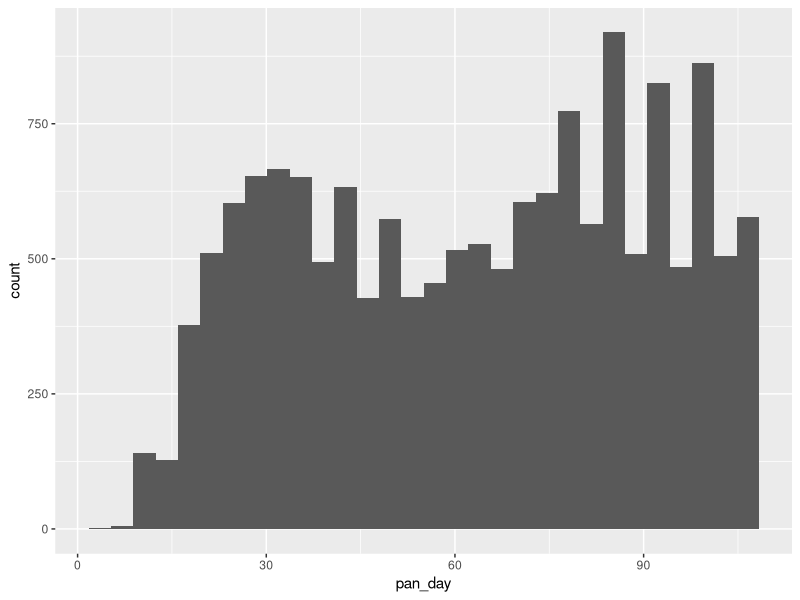
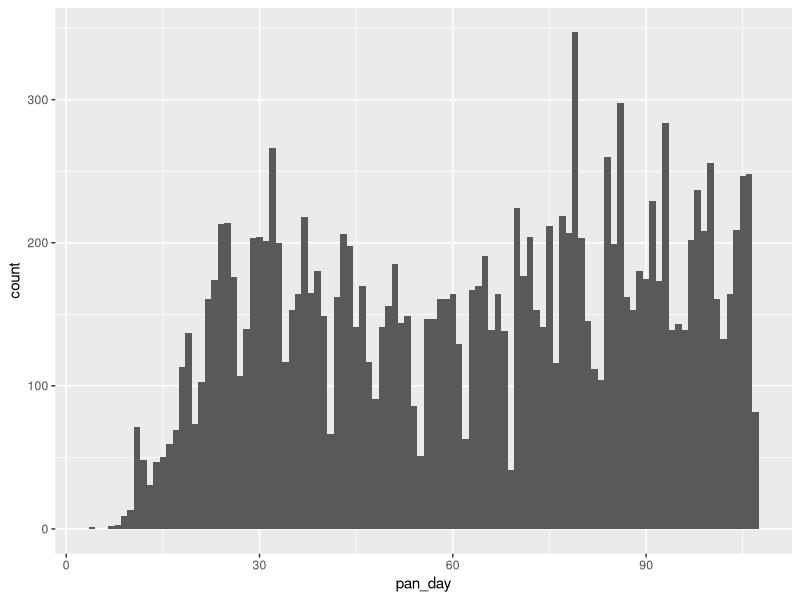
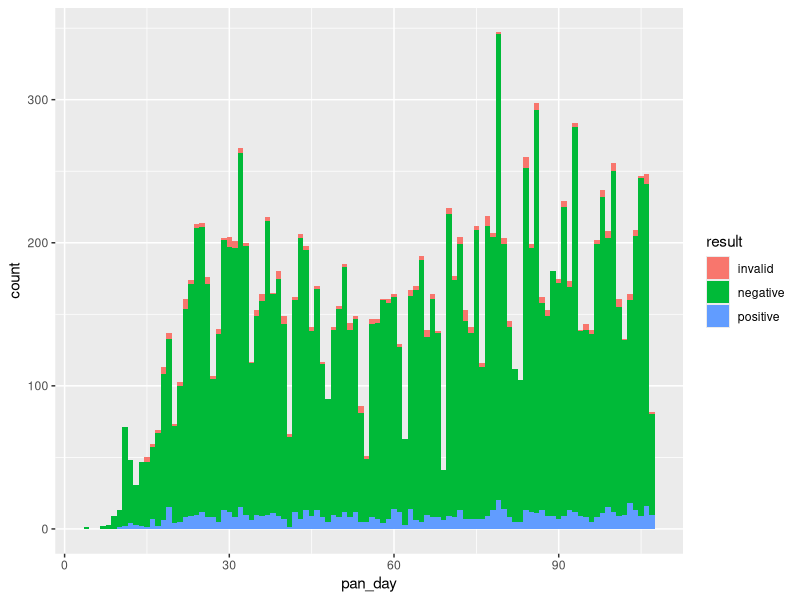
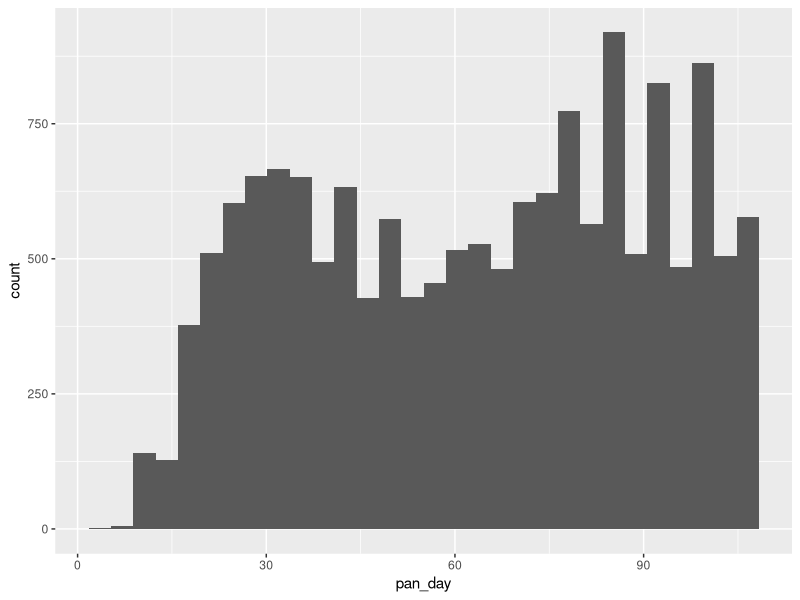
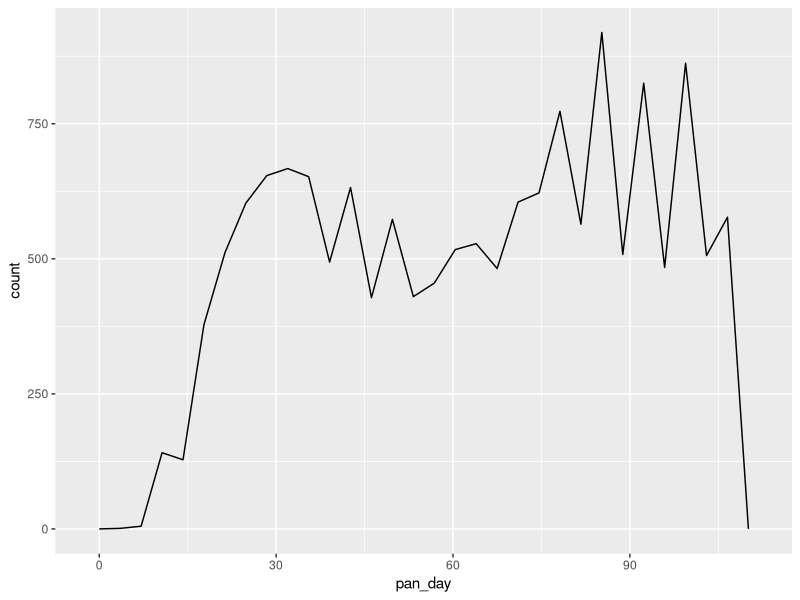
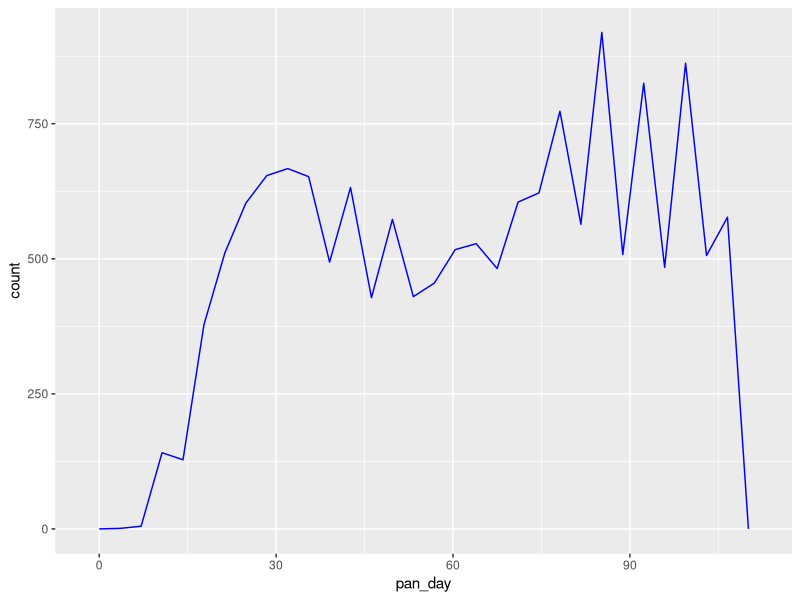
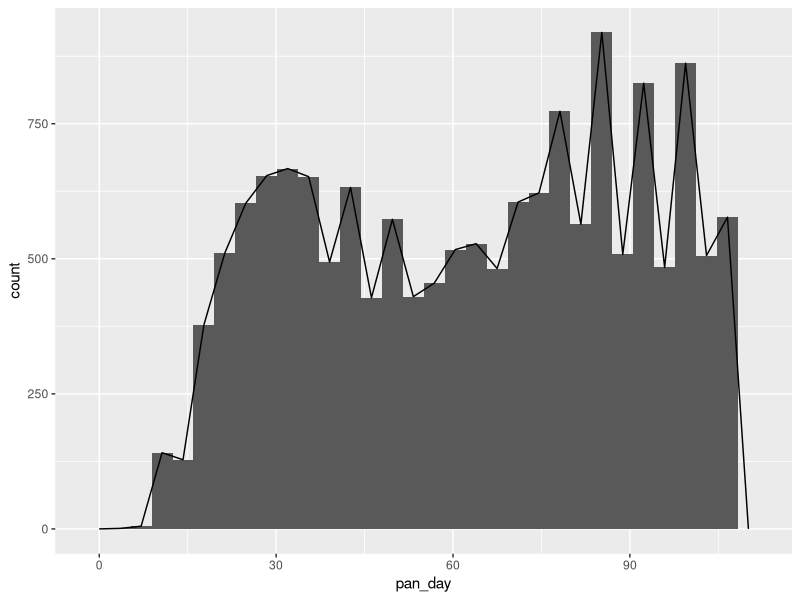
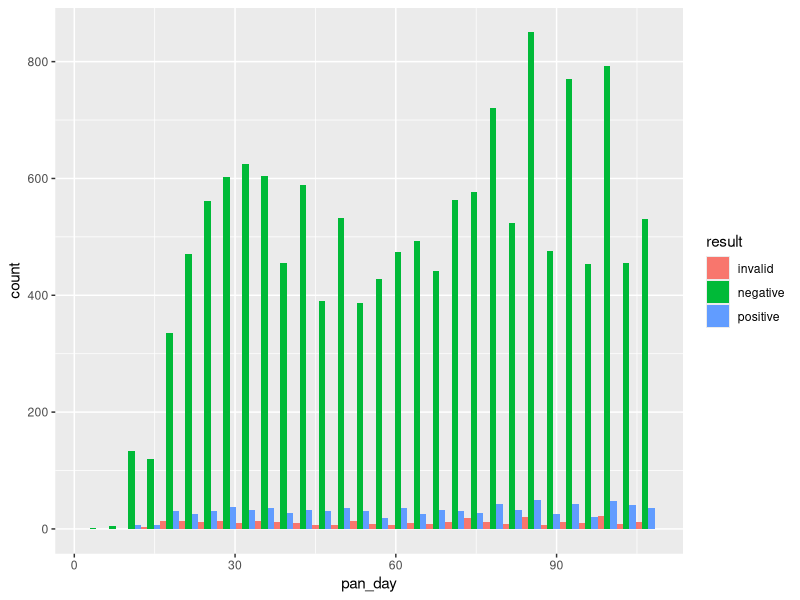

The R script that drew these images, in order:
## ---- chunk 1
library(tidyverse)

covid_testing <- read_csv("covid_testing.csv")
## ---- chunk 2
ggplot(data = covid_testing) +
  geom_histogram(mapping = aes(x = pan_day))
## ---- chunk 3
ggplot(data = covid_testing) +
  geom_histogram(mapping = aes(x = pan_day), binwidth = 1)
## ---- chunk 4
ggplot(data = covid_testing) +
  geom_histogram(mapping = aes(x = pan_day, fill = result), binwidth = 1)
## ---- chunk 5
ggplot(data = covid_testing) +
  geom_histogram(mapping = aes(x = pan_day))
## ---- chunk 6
ggplot(data = covid_testing) +
  geom_freqpoly(mapping = aes(x = pan_day))
## ---- chunk 7
ggplot(data = covid_testing) +
  geom_freqpoly(mapping = aes(x = pan_day), color = "blue")
## ---- chunk 8
ggplot(data = covid_testing) +
  geom_histogram(mapping = aes(x = pan_day)) +
  geom_freqpoly(mapping = aes(x = pan_day))
## ---- chunk 9
# instead of a stacked histogram, you can request side-by-side bars
ggplot(covid_testing) +
  geom_histogram(
    mapping = aes(x = pan_day, fill = result),
    position = position_dodge()
  )
## ---- chunk 10
# use different themes which affect how non-data elements such as axes, gridlines, and background appear

ggplot(covid_testing) +
  geom_histogram(
    mapping = aes(x = pan_day, fill = result),
    position = position_dodge()
  ) +
  theme_light()
## ---- chunk 11
# customize color scales

library(colorspace)

cols <- c(
  "grey80",
  qualitative_hcl(2, palette = "dark3")
)
names(cols) <- c("invalid", "negative", "positive")

ggplot(covid_testing) +
  geom_histogram(
    mapping = aes(x = pan_day, fill = result),
    position = position_dodge()
  ) +
  theme_light() +
  scale_fill_manual(values = cols)
## ---- chunk 12
# break a plot into sub-plots by another variable
ggplot(covid_testing) +
  geom_histogram(
    mapping = aes(x = pan_day, fill = result)
  ) +
  theme_light() +
  scale_fill_manual(values = cols) +
  facet_wrap(~demo_group)
## ---- chunk 13
# add titles, subtitles, or annotations, and change the axis labels or the appearance
ggplot(covid_testing) +
    geom_histogram(
        mapping = aes(x = pan_day, fill = result)
    ) +
    theme_light() +
    facet_wrap(~demo_group) +
    ggtitle(label = "COVID19 Test Volume",
         subtitle = "Faceted by Demographic Group") +
    xlab("Day of Pandemic") +
    ylab("Number of Tests")
